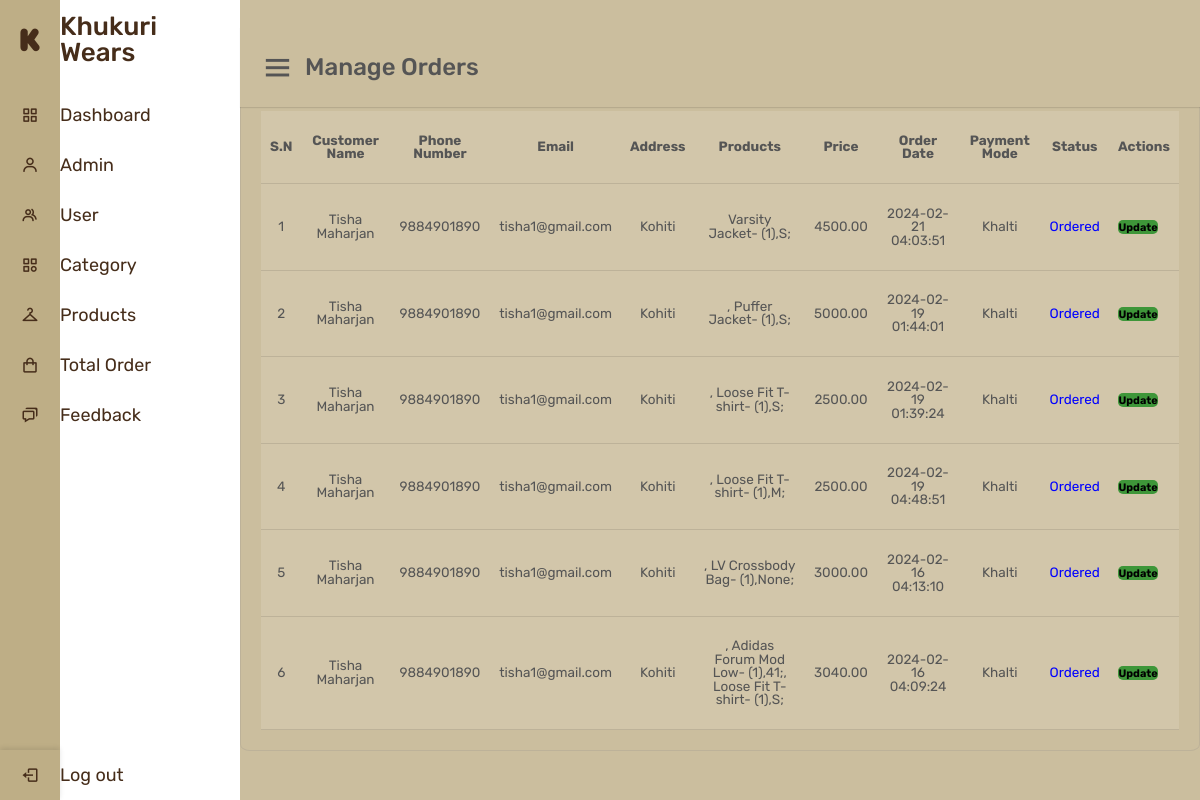
/admin/bulk_order.php (signed in), run on the app's committed database.
### tables this page shows
CREATE TABLE `cart_orders` (
  `id` int(11) NOT NULL,
  `user_id` int(100) DEFAULT NULL,
  `name` varchar(100) DEFAULT NULL,
  `phone` varchar(12) DEFAULT NULL,
  `email` varchar(255) NOT NULL,
  `address` varchar(255) DEFAULT NULL,
  `total_products` varchar(1000) DEFAULT NULL,
  `total_price` decimal(10,2) DEFAULT NULL,
  `order_date` datetime DEFAULT NULL,
  `payment_mode` varchar(150) NOT NULL,
  `status` varchar(50) DEFAULT NULL
);

### config/include.php (called while the page is built, shortened)
<?php
  $home="http://localhost/Khukuri-wears/";
?>

### admin/bulk_order.php (the view, shortened to what this page needs)
<?php
  include('navbar.php');
?>
<div class="main-content">
  <div class="wrapper">
    <br>
    <br>
    <br>
    <nav>
        <div class="sidebar-button">
          <i class="bx bx-menu sidebarBtn"></i>
          <span class="dashboard">Manage Orders</span>
        </div>
      </nav>
    <br><br>
    <table class="tbl-full-order">
      <tr>
        <th class="text-center">S.N</th>
        <th class="text-center name">Customer Name</th>
        <th class="text-center number">Phone Number</th>
        <th class="text-center email">Email</th>
        <th class="text-center address">Address</th>
        <th class="text-center products">Products</th>
        <th class="text-center">Price</th>
        <th class="text-center order-date">Order Date</th>
        <th class="text-center">Payment Mode</th>
        <th class="text-center">Status</th>
        <th class="text-center">Actions</th>
      </tr>
      <?php
            $sql="SELECT * FROM cart_orders ORDER BY id DESC";
            $res=mysqli_query($conn,$sql);
            $count=mysqli_num_rows($res);
            $sn=1;
            if($count>0){
              while($row=mysqli_fetch_assoc($res)){
                $id=$row['id'];
                $customer_name=$row['name'];
                $phone=$row['phone'];
                $email=$row['email'];
                $customer_address=$row['address'];
                $products=$row['total_products'];
                $price=$row['total_price'];
                $order_date=$row['order_date'];
                $payment_mode=$row['payment_mode'];
                $status=$row['status'];
                ?>
      <tr class="container hover">
        <td class="text-center"><?php echo $sn++; ?></td>
        <td class="text-center"><?php echo $customer_name; ?></td>
        <td class="text-center"><?php echo $phone; ?></td>
        <td class="text-center email"><?php echo $email; ?></td>
        <td class="text-center address"><?php echo $customer_address; ?></td>
        <td class="text-center products"><?php echo $products; ?></td>
        <td class="text-center"><?php echo $price; ?></td>
        <td class="text-center order-date"><?php echo $order_date; ?></td>
        <td class="text-center"><?php echo $payment_mode; ?></td>
        <td class="text-center">
          <?php
                        if($status=="Ordered"){
                          echo "<label style='color: blue;'>$status</label>";
                        }
                        elseif($status=="On Delivery"){
                          echo "<label style='color: orange;'>$status</label>";
                        }
                        elseif($status=="Delivered"){
                          echo "<label style='color: green;'>$status</label>";
                        }
                        elseif($status=="Cancelled"){
                          echo "<label style='color: red;'>$status</label>";
                        }
                      ?>
        </td>
        <td>
          <a href="<?php echo $home; ?>admin/bulk_update.php?id=<?php echo $id; ?>" class="btn-secondary text-center">Update</a>
        </td>
      </tr>
      <?php
              }
            }else{
              echo"<tr>
                    <td colspan='12' class='error'>Order Not Placed Yet</td>
                  </tr>";
            }
          ?>
    </table>
  </div>
</div>

### admin/navbar-style.css (style rules this page uses)
* { margin: 0; padding: 0; box-sizing: border-box; font-family: 'Rubik', sans-serif; }
nav .sidebar-button i { font-size: 35px; margin-right: 10px; }

### css/admin-new.css (style rules this page uses)
.main-content { position: relative; background: #cbbe9e; min-height: 100vh; width: calc(100% - 240px); left: 240px; transition: all 0.5s ease; }
.main-content nav { display: flex; justify-content: space-between; height: 80px; background: #cbbe9e; display: flex; align-items: center; position: fixed; width: calc(100% - 240px); left: 240px; z-index: 100; padding: 0 20px; box-shadow: 0 1px 1px rgba(0, 0, 0, 0.1); transition: all 0.5s ease; }
.main-content nav .sidebar-button { display: flex; align-items: center; font-size: 24px; font-weight: 500; }
.main-content nav .sidebar-button i { cursor: pointer; }
.text-center { text-align: center; }
table { border: 1px solid #bdb299; padding: 20px; border-radius: 1%; border-spacing: 0; margin: auto; }
.tbl-full-order { margin-top: 5rem; width: 100%; font-size: 1.5rem; }
table tr th { border-bottom: 1px solid #bdb299; padding: 2.5rem 1rem; text-align: center; background-color: #d2c6aa; }
table tr td { padding: 2.5rem 1rem; text-align: left; border-bottom: 1px solid #bdb299; }
tr { background-color: #d2c6aa; }
.btn-secondary { background-color: #3e9639; padding: 1%; color: black; text-decoration: none; font-weight: bold; border: none; font-size: 1.2rem; border-radius: 5px; }

### css/general.css (style rules this page uses)
* { padding: 0; margin: 0; box-sizing: border-box; }
html { font-size: 62.5%; overflow-x: hidden; }
body { font-family: "Rubik", sans-serif; line-height: 1; font-weight: 400; color: #555; overflow-x: hidden; }
.container { max-width: 120rem; margin: 0 auto; padding: 0 3.2rem; }

### css/queries.css (style rules this page uses)
@media (max-width: 75em) { html { font-size: 56.25%; } }

### data on the page
cart_orders: name "Tisha Maharjan", phone "9884901890", email "tisha1@gmail.com", address "Kohiti", total_products "Varsity Jacket- (1),S;", total_price "4500.00", order_date "2024-02-21 04:03:51", payment_mode "Khalti", status "Ordered"
cart_orders: name "Tisha Maharjan", phone "9884901890", email "tisha1@gmail.com", address "Kohiti", total_products ", Puffer Jacket- (1),S;", total_price "5000.00", order_date "2024-02-19 01:44:01", payment_mode "Khalti", status "Ordered"
cart_orders: name "Tisha Maharjan", phone "9884901890", email "tisha1@gmail.com", address "Kohiti", total_products ", Loose Fit T-shirt- (1),S;", total_price "2500.00", order_date "2024-02-19 01:39:24", payment_mode "Khalti", status "Ordered"
cart_orders: name "Tisha Maharjan", phone "9884901890", email "tisha1@gmail.com", address "Kohiti", total_products ", Loose Fit T-shirt- (1),M;", total_price "2500.00", order_date "2024-02-19 04:48:51", payment_mode "Khalti", status "Ordered"
cart_orders: name "Tisha Maharjan", phone "9884901890", email "tisha1@gmail.com", address "Kohiti", total_products ", LV Crossbody Bag- (1),None;", total_price "3000.00", order_date "2024-02-16 04:13:10", payment_mode "Khalti", status "Ordered"
cart_orders: name "Tisha Maharjan", phone "9884901890", email "tisha1@gmail.com", address "Kohiti", total_products ", Adidas Forum Mod Low- (1),41;, Loose Fit T-shirt- (1),S;", total_price "3040.00", order_date "2024-02-16 04:09:24", payment_mode "Khalti", status "Ordered"
